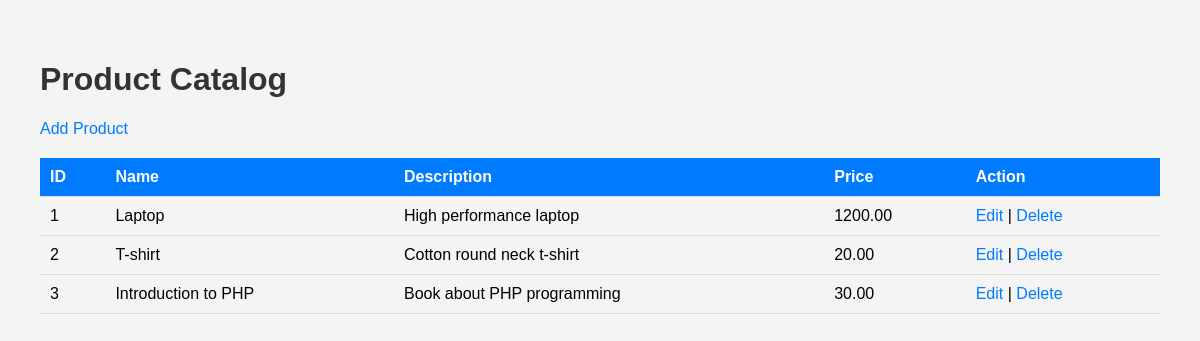
Screenshot of /code/index.php with the database file from the repository.
### tables this page shows
CREATE TABLE Products (
    product_id INT PRIMARY KEY AUTO_INCREMENT,
    product_name VARCHAR(100) NOT NULL,
    product_description TEXT,
    price DECIMAL(10, 2) NOT NULL,
    category_id INT,
    FOREIGN KEY (category_id) REFERENCES Categories(category_id)
);

### code/index.php (the view, shortened to what this page needs)
<!DOCTYPE html>
<html>
<head>
    <link rel="stylesheet" type="text/css" href="include/styles.css">
</head>
<body>
    <h1>Product Catalog</h1>
    <a href="add_product.php">Add Product</a>
    <table>
        <tr>
            <th>ID</th>
            <th>Name</th>
            <th>Description</th>
            <th>Price</th>
            <th>Action</th>
        </tr>
        <?php
        include 'include/db_connection.php';
        $sql = "SELECT * FROM Products";
        $result = $pdo->query($sql);
        if ($result->rowCount() > 0) {
            while($row = $result->fetch(PDO::FETCH_ASSOC)) {
                echo "<tr>";
                echo "<td>".$row['product_id']."</td>";
                echo "<td>".$row['product_name']."</td>";
                echo "<td>".$row['product_description']."</td>";
                echo "<td>".$row['price']."</td>";
                echo "<td><a href='edit_product.php?id=".$row['product_id']."'>Edit</a> | <a href='delete_product.php?id=".$row['product_id']."'>Delete</a></td>";
                echo "</tr>";
            }
        } else {
            echo "0 results";
        }
        ?>
    </table>
</body>
</html>

### code/include/styles.css (style rules this page uses)
body { font-family: 'Arial', sans-serif; margin: 20px; padding: 20px; background-color: #f4f4f4; }
h1 { color: #333; }
a { text-decoration: none; color: #007bff; }
table { width: 100%; border-collapse: collapse; margin-top: 20px; }
th, td { padding: 10px; text-align: left; border-bottom: 1px solid #ddd; }
th { background-color: #007bff; color: #fff; }

### rows the page displays
products: product_id "1", product_name "Laptop", product_description "High performance laptop", price "1200.00"
products: product_id "2", product_name "T-shirt", product_description "Cotton round neck t-shirt", price "20.00"
products: product_id "3", product_name "Introduction to PHP", product_description "Book about PHP programming", price "30.00"
